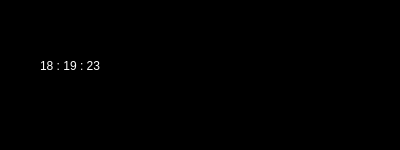
<?xml version="1.0" encoding="UTF-8"?>
<ui version="4.0">
 <class>MainWindow</class>
 <widget class="QMainWindow" name="MainWindow">
  <property name="geometry">
   <rect>
    <x>0</x>
    <y>0</y>
    <width>400</width>
    <height>150</height>
   </rect>
  </property>
  <property name="minimumSize">
   <size>
    <width>400</width>
    <height>150</height>
   </size>
  </property>
  <property name="maximumSize">
   <size>
    <width>400</width>
    <height>150</height>
   </size>
  </property>
  <property name="windowTitle">
   <string>MainWindow</string>
  </property>
  <property name="styleSheet">
   <string notr="true">background-color: rgb(0, 0, 0);</string>
  </property>
  <widget class="QWidget" name="centralwidget">
   <widget class="QLabel" name="label_data_time">
    <property name="geometry">
     <rect>
      <x>40</x>
      <y>30</y>
      <width>321</width>
      <height>72</height>
     </rect>
    </property>
    <property name="styleSheet">
     <string notr="true">font: 75 36pt &quot;MS Shell Dlg 2&quot;;
color: rgb(255, 255, 255);</string>
    </property>
    <property name="text">
     <string>18 : 19 : 23</string>
    </property>
   </widget>
  </widget>
  <widget class="QMenuBar" name="menubar">
   <property name="geometry">
    <rect>
     <x>0</x>
     <y>0</y>
     <width>400</width>
     <height>25</height>
    </rect>
   </property>
  </widget>
  <widget class="QStatusBar" name="statusbar"/>
 </widget>
 <resources/>
 <connections/>
</ui>
